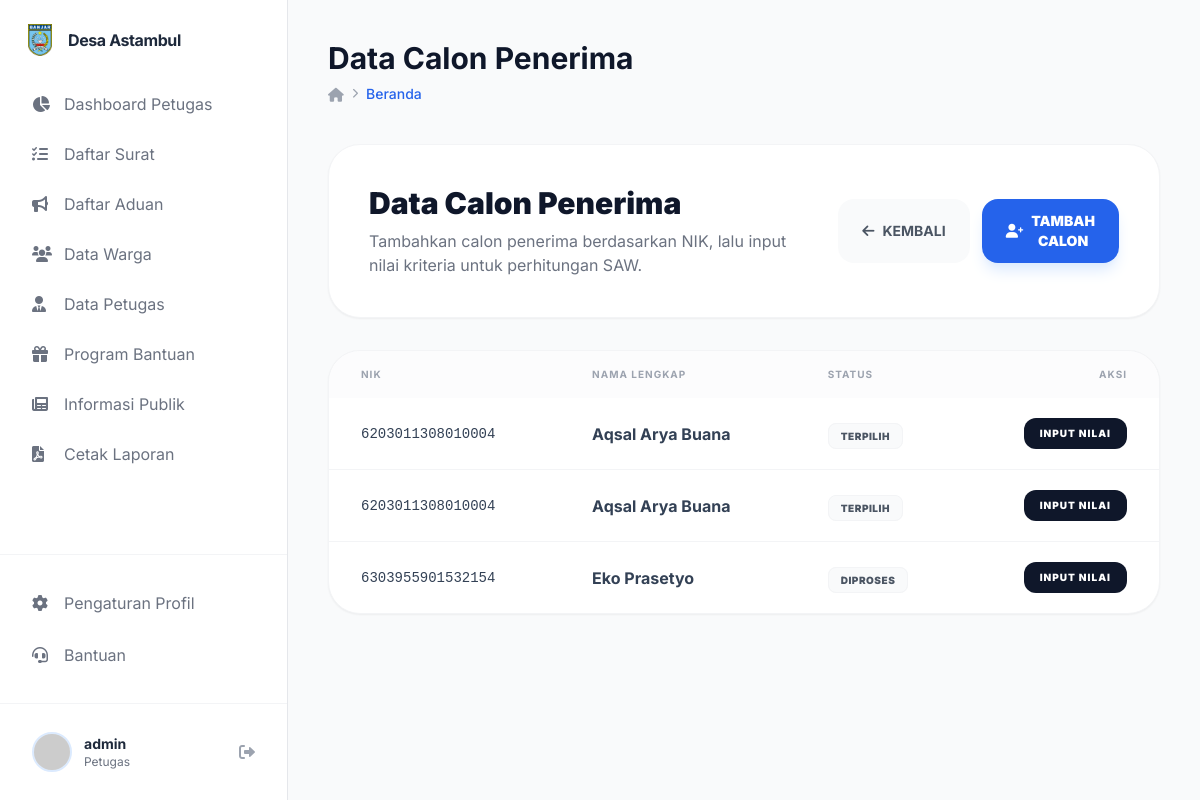
The page /public/blt/calon/1 (signed in) on the database its author committed.
### tables this page shows
CREATE TABLE `calon_penerima` (
  `id_calon` int NOT NULL,
  `id_warga` int NOT NULL,
  `id_program` int NOT NULL,
  `tanggal_usulan` date NOT NULL,
  `status` enum('diusulkan','diproses','terpilih','tidak_terpilih') NOT NULL DEFAULT 'diusulkan',
  `created_at` datetime NOT NULL DEFAULT CURRENT_TIMESTAMP,
  `updated_at` datetime NOT NULL DEFAULT CURRENT_TIMESTAMP ON UPDATE CURRENT_TIMESTAMP
);

CREATE TABLE `warga` (
  `id_warga` int NOT NULL,
  `nik` varchar(16) DEFAULT NULL,
  `nama_lengkap` varchar(100) DEFAULT NULL,
  `tempat_lahir` varchar(50) DEFAULT NULL,
  `tanggal_lahir` date DEFAULT NULL,
  `jenis_kelamin` enum('L','P') DEFAULT NULL COMMENT 'L = Laki-laki, P = Perempuan',
  `alamat` text,
  `rt_rw` varchar(10) DEFAULT NULL,
  `pekerjaan` varchar(50) DEFAULT NULL,
  `penghasilan` decimal(12,2) DEFAULT NULL,
  `jumlah_tanggungan` int DEFAULT NULL,
  `kondisi_rumah` enum('layak','kurang_layak','tidak_layak') DEFAULT NULL,
  `status_kawin` enum('kawin','belum_kawin','cerai') DEFAULT NULL,
  `created_at` datetime DEFAULT NULL,
  `updated_at` datetime DEFAULT NULL
);

### app/core/Controller.php (called while the page is built, shortened)
<?php
class Controller {
    public function view($view, $data = []) {
        require_once '../app/views/' . $view . '.php';
    }
    public function model($model) {
        return new $model;
    }
}

### app/controllers/Blt.php (called while the page is built, shortened)
<?php
class Blt extends Controller {
    public function calon($id_program) {
        $bltModel = $this->model('BltModel');
        $data['judul'] = 'Data Calon Penerima';
        $data['id_program'] = $id_program;
        $data['kriteria'] = $bltModel->getKriteria();
        $data['calon'] = $bltModel->getCalonPenerima($id_program);
        $this->view('blt/calon', $data);
    }
}

### app/core/App.php (called while the page is built, shortened)
<?php
class App {
    protected $method = 'index';
    protected $params = [];
    public function __construct() {
        $url = $this->parseURL();
        if ($url && file_exists('../app/controllers/' . $url[0] . '.php')) {
            unset($url[0]);
        }
        $this->controller = new $this->controller;
        if (isset($url[1])) {
            if (method_exists($this->controller, $url[1])) {
                $this->method = $url[1];
                unset($url[1]);
            }
        }
        if (!empty($url)) {
            $this->params = array_values($url);
        }
        call_user_func_array([$this->controller, $this->method], $this->params);
    }
    public function parseURL() {
        if (isset($_GET['url'])) {
            $url = rtrim($_GET['url'], '/');
            $url = filter_var($url, FILTER_SANITIZE_URL);
            $url = explode('/', $url);
            return $url;
        }
    }
}

### public/index.php (called while the page is built, shortened)
<?php
$app = new App;

### app/core/Database.php (called while the page is built, shortened)
<?php
class Database {
    private $host = DB_HOST;
    private $user = DB_USER;
    private $pass = DB_PASS;
    private $dbname = DB_NAME;
    private $dbh;
    private $stmt;
    public function __construct() {
        $dsn = 'mysql:host=' . $this->host . ';dbname=' . $this->dbname;
        $options = [
            PDO::ATTR_PERSISTENT => true,
            PDO::ATTR_ERRMODE => PDO::ERRMODE_EXCEPTION
        ];
        try {
            $this->dbh = new PDO($dsn, $this->user, $this->pass, $options);
        } catch (PDOException $e) {
            die($e->getMessage());
        }
    }
    public function query($sql) {
        $this->stmt = $this->dbh->prepare($sql);
    }
    public function bind($param, $value, $type = null) {
        if (is_null($type)) {
            switch (true) {
                default:
                    $type = PDO::PARAM_STR;
            }
        }
        $this->stmt->bindValue($param, $value, $type);
    }
    public function execute() {
        return $this->stmt->execute();
    }
    public function resultSet() {
        $this->execute();
        return $this->stmt->fetchAll(PDO::FETCH_ASSOC);
    }
}

### app/models/BltModel.php (called while the page is built, shortened)
<?php
class BltModel {
    private $db;
    public function __construct() {
        $this->db = new Database;
    }
    public function getKriteria() {
        $this->db->query('SELECT * FROM kriteria_bantuan');
        return $this->db->resultSet();
    }
    public function getCalonPenerima($id_program) {
        $this->db->query('SELECT c.*, w.nama_lengkap, w.nik FROM calon_penerima c JOIN warga w ON c.id_warga = w.id_warga WHERE c.id_program = :id_program');
        $this->db->bind('id_program', $id_program);
        return $this->db->resultSet();
    }
}

### app/views/blt/calon.php (the view, shortened to what this page needs)
<div class="space-y-8">
    <div class="bg-white p-10 rounded-[32px] shadow-sm border border-gray-100 flex flex-col md:flex-row justify-between items-start md:items-center gap-6">
        <div>
            <h2 class="text-3xl font-black text-slate-900 mb-2">Data Calon Penerima</h2>
            <p class="text-gray-500">Tambahkan calon penerima berdasarkan NIK, lalu input nilai kriteria untuk perhitungan SAW.</p>
        </div>
        <div class="flex gap-3">
            <a href="<?= BASEURL; ?>/blt/admin" class="px-6 py-3 bg-gray-50 text-gray-600 rounded-2xl font-bold text-sm hover:bg-gray-100 transition flex items-center">
                <i class="fas fa-arrow-left mr-2"></i> KEMBALI
            </a>
            <?php if($_SESSION['user']['level'] == 'petugas'): ?>
                <button onclick="openCalonModal()" class="px-6 py-3 bg-blue-600 text-white rounded-2xl font-black text-sm hover:bg-blue-700 transition flex items-center shadow-lg shadow-blue-100">
                    <i class="fas fa-user-plus mr-2"></i> TAMBAH CALON
                </button>
            <?php endif; ?>
        </div>
    </div>
    <div class="bg-white rounded-[32px] shadow-sm border border-gray-100 overflow-hidden">
        <div class="overflow-x-auto">
            <table class="w-full text-left border-collapse">
                <thead class="bg-gray-50/50">
                    <tr>
                        <th class="px-8 py-4 text-[10px] font-bold text-gray-400 uppercase tracking-widest">NIK</th>
                        <th class="px-8 py-4 text-[10px] font-bold text-gray-400 uppercase tracking-widest">Nama Lengkap</th>
                        <th class="px-8 py-4 text-[10px] font-bold text-gray-400 uppercase tracking-widest">Status</th>
                        <th class="px-8 py-4 text-[10px] font-bold text-gray-400 uppercase tracking-widest text-right">Aksi</th>
                    </tr>
                </thead>
                <tbody class="divide-y divide-gray-100">
                    <?php if(empty($data['calon'])): ?>
                        <tr>
                            <td colspan="4" class="px-8 py-12 text-center text-gray-500 italic">Belum ada calon penerima untuk program ini.</td>
                        </tr>
                    <?php else: ?>
                        <?php foreach($data['calon'] as $c): ?>
                            <tr class="hover:bg-gray-50/50 transition">
                                <td class="px-8 py-5 font-mono text-sm text-slate-700"><?= $c['nik']; ?></td>
                                <td class="px-8 py-5 font-bold text-slate-700"><?= $c['nama_lengkap']; ?></td>
                                <td class="px-8 py-5">
                                    <span class="px-3 py-1.5 text-[10px] font-black rounded-lg border uppercase tracking-wider bg-gray-50 text-gray-600 border-gray-100">
                                        <?= $c['status']; ?>
                                    </span>
                                </td>
                                <td class="px-8 py-5 text-right flex justify-end items-center gap-2">
                                    <?php if($_SESSION['user']['level'] == 'petugas'): ?>
                                        <button onclick='openNilaiModal(<?= $c['id_calon']; ?>, <?= json_encode($c); ?>)' class="px-4 py-2 bg-slate-900 text-white rounded-xl font-black text-[10px] uppercase tracking-widest hover:bg-slate-800 transition flex items-center">
                                            Input Nilai
                                        </button>
                                    <?php elseif($_SESSION['user']['level'] == 'kades'): ?>
                                        <button onclick='openNilaiModal(<?= $c['id_calon']; ?>, <?= json_encode($c); ?>, true)' class="px-4 py-2 bg-blue-50 text-blue-600 rounded-xl font-black text-[10px] uppercase tracking-widest hover:bg-blue-100 transition flex items-center">
                                            Lihat Nilai
                                        </button>
                                    <?php else: ?>
                                        <span class="text-[10px] font-black text-gray-300 uppercase tracking-widest">No Action</span>
                                    <?php endif; ?>
                                </td>
                            </tr>
                        <?php endforeach; ?>
                    <?php endif; ?>
                </tbody>
            </table>
        </div>
    </div>
</div>

### app/views/templates/header.php (style rules this page uses)
body { font-family: 'Inter', sans-serif; }

### rows shown on the page
calon_penerima: id_warga.nik "6203011308010004", id_warga.nama_lengkap "Aqsal Arya Buana", status "TERPILIH"
calon_penerima: id_warga.nik "6203011308010004", id_warga.nama_lengkap "Aqsal Arya Buana", status "TERPILIH"
calon_penerima: id_warga.nik "6303955901532154", id_warga.nama_lengkap "Eko Prasetyo", status "DIPROSES"

### other values the page prints
$_SESSION['user']['nik'] "admin"
$level "Petugas"
$data['judul'] "Data Calon Penerima"
